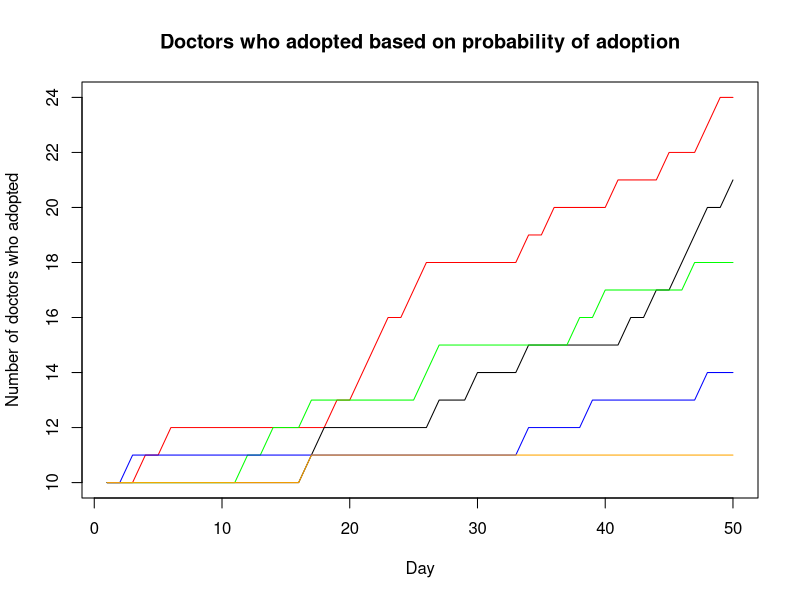

Reproduce this figure in R.
# Homework 6
# Stat 133, Lec 2, Spring 2015
# Due : Friday March 20th by 5 pm

# Review the slides on simulations for this assignment.

# Consider the following model on use of a new drug:
# We have a population of doctors, population size : <n.doctors>
# Every doctor has either adopted the use of a new drug, or not (0/1 status)
# Now write a function that runs a simulation for a period of :
# <n.days> where
# - every day exactly two _random_ doctors meet
# - if one has adopted but the other one has not then the
#   holdout adopts the use of the drug with probability p
# Return a matrix that shows for each day which doctors have adopted
# the use of the drug.

# Input varibles are
# <n.days> : the number of days the simulation should be run for
# <n.doctors> : total number of doctors 
# <initial.doctors> : a 0/1 vector of length <n.doctors>, 1 for adopters
# <p> : the probability that the non-adopter adopts the drug.

# Ouput variable
# <has_adopted> : matrix with <n.doctors> rows and <n.days> columns
#                 i.e. one row for each doctor
#                 the entries are 0 for days where the doctor is a
#                 non-adopter, else 1 (so once a row turns to 1 it stays as 1).

sim.doctors <- function(initial.doctors, n.doctors, n.days, p){

  # Set up the output variable, define it as a matrix then use initial.doctors
  # to set the first column (day)

  # Run a simulation for <n.days> (use a for loop).  In the loop:
  # 1) pick two random doctors
  # 2) check if one has adopted the other hasn't
  # 3) convert the non-adopter with probability p

  # return the output
  has_adopted <- matrix(nrow = n.doctors, ncol = n.days)
  has_adopted[, 1] <- initial.doctors
  
  for (i in 1:(n.days-1)){
    random_doctors <- sample(n.doctors, 2)
    ran_doc1 <- random_doctors[1]
    ran_doc2 <- random_doctors[2]
    doctors_dayi <- has_adopted[,i]
    if (has_adopted[ran_doc1, i] == 1){
      if (has_adopted[ran_doc2, i] == 0){
      adopted <- sample(c(0, 1), 1, replace = TRUE, c(1-p,p))
        if (adopted == 1){
          doctors_dayi[ran_doc2] <- 1
        }
      }
    }
    else{
      if (has_adopted[ran_doc2, i] == 1){
        if (has_adopted[ran_doc1, i] == 0){
          adopted <- sample(c(0, 1), 1, replace = TRUE, c(1-p,p))
          if (adopted == 1){
            doctors_dayi[ran_doc1] <- 1
          }
        }
      }
    }
    
    has_adopted[,i+1] <- doctors_dayi
  }
  
  return (has_adopted)
}

# When you test your function you have to generate <initial.doctors> and
# pick values for the other input parameters.

set.seed(42)
# Generate a value for <initial.doctors> that has 10% 1s and 90% 0s.
# Run your function for at least 5 different values of <p> and plot
# on x-axis: days,
# on y-axis : the number of doctors that have already adopted the drug, on that day
# Put all 5 lines in one figure (e.g. use first plot() then lines() for the subsequent lines)

nonbel.doctors <- rep(0, times = 90)
bel.doctors <- rep(1, times = 10)
initial.doctors <- sample(c(nonbel.doctors, bel.doctors), 100)

n.days <- 50
test1 <- sim.doctors(initial.doctors, length(initial.doctors), n.days, .4)
test2 <- sim.doctors(initial.doctors, length(initial.doctors), n.days, .5)
test3 <- sim.doctors(initial.doctors, length(initial.doctors), n.days, .6)
test4 <- sim.doctors(initial.doctors, length(initial.doctors), n.days, .7)
test5 <- sim.doctors(initial.doctors, length(initial.doctors), n.days, .8)

num_doctors_adopt <- function(sample_matrix){
  doctors_adopt <- c()
  for (i in 1:ncol(sample_matrix)){
    doctors_adopt_day <- 0
    for (j in 1:nrow(sample_matrix)){
      if (sample_matrix[j, i] == 1){
        doctors_adopt_day <- doctors_adopt_day + 1
      }
    }
    
    doctors_adopt <- append(doctors_adopt, doctors_adopt_day)
  }
  
  return(doctors_adopt)
}

test1_num_adopt <- num_doctors_adopt(test1)
test2_num_adopt <- num_doctors_adopt(test2)
test3_num_adopt <- num_doctors_adopt(test3)
test4_num_adopt <- num_doctors_adopt(test4)
test5_num_adopt <- num_doctors_adopt(test5)

plot(test5_num_adopt, main = "Doctors who adopted based on probability of adoption", 
     xlab = "Day", ylab = "Number of doctors who adopted", type = 'l', col = "red")
lines(test4_num_adopt)
lines(test3_num_adopt, col = "green")
lines(test2_num_adopt, col = "blue")
lines(test1_num_adopt, col = "orange")


